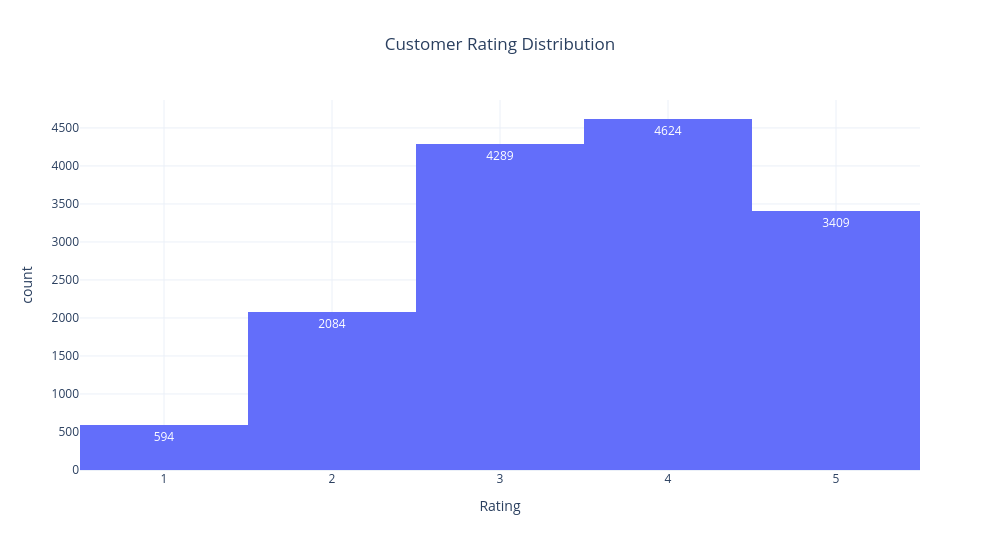

The notebook cell saved with this chart:
### Code cell
import plotly.express as px

fig = px.histogram(
    reviews,
    x="rating",
    title="Customer Rating Distribution",
    labels={
        "rating": "Rating",
        "count": "Number of Reviews"
    },
    nbins=5,
    text_auto=True
)

fig.update_layout(
    template="plotly_white",
    title_x=0.5,
    width=1000,
    height=550,
    xaxis=dict(
        dtick=1,
        showgrid=True
    ),
    yaxis=dict(
        showgrid=True
    )
)

fig.update_traces(
    hovertemplate="<b>Rating: %{x}</b><br>Reviews: %{y}<extra></extra>"
)

fig.show()

### Figure 1 — Plotly figure (JSON) as saved in the notebook; plotly's stock layout.template omitted (floating-point values rounded to 4 significant figures; data arrays with more than 128 entries replaced by an {"elided": "..."} marker saying what was removed)
{"data": [{"bingroup": "x", "hovertemplate": "<b>Rating: %{x}</b><br>Reviews: %{y}<extra></extra>", "legendgroup": "", "marker": {"color": "#636efa", "pattern": {"shape": ""}}, "name": "", "nbinsx": 5, "orientation": "v", "showlegend": false, "texttemplate": "%{value}", "type": "histogram", "x": {"elided": "15000 int values"}, "xaxis": "x", "yaxis": "y"}], "layout": {"barmode": "relative", "height": 550, "legend": {"tracegroupgap": 0}, "title": {"text": "Customer Rating Distribution", "x": 0.5}, "width": 1000, "xaxis": {"anchor": "y", "domain": [0, 1], "dtick": 1, "showgrid": true, "title": {"text": "Rating"}}, "yaxis": {"anchor": "x", "domain": [0, 1], "showgrid": true, "title": {"text": "count"}}}}
